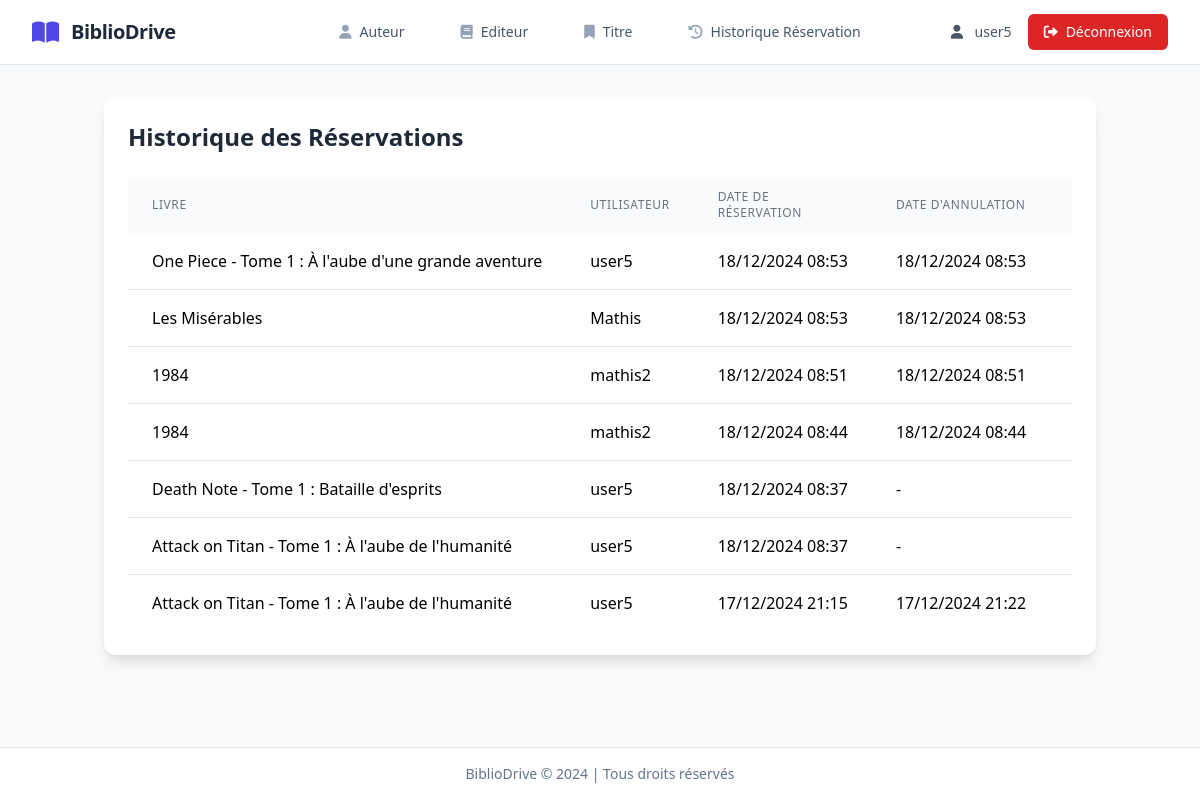
Page /book/historique/ (signed in) on the earlier database version.
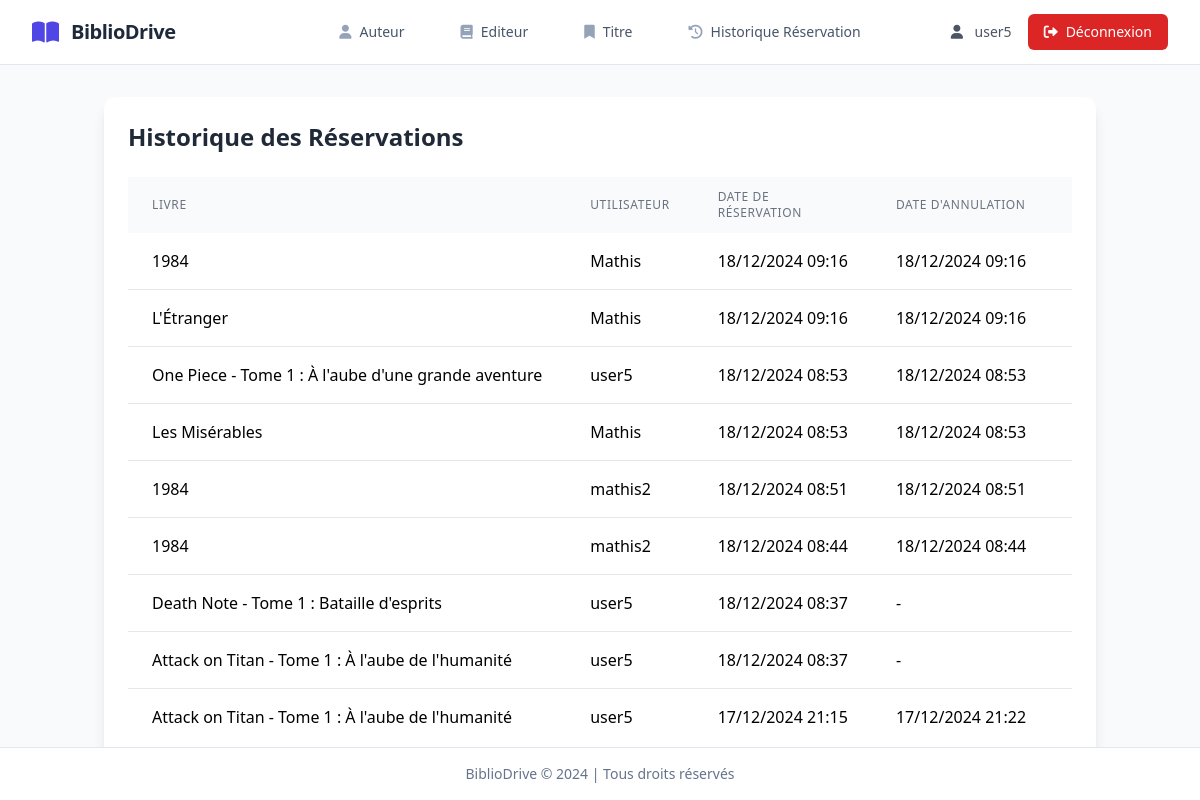
Same page on the later database version.
### backoffice/models.py (models this page shows, shortened)
class ReservationHistory(models.Model):
    book = models.ForeignKey(Title, on_delete=models.CASCADE)
    user = models.ForeignKey(User, on_delete=models.CASCADE)
    reserved_at = models.DateTimeField(auto_now_add=True)
    cancelled_at = models.DateTimeField(null=True, blank=True)
    status = models.CharField(max_length=20, choices=[
        ('ACTIVE', 'Active'),
        ('CANCELLED', 'Annulée'),
        ('ADMIN_CANCELLED', 'Annulée par admin')  # Nouveau statut
    ])
    class Meta:
        ordering = ['-reserved_at']

class Title(models.Model):
    title = models.CharField(max_length=255)
    year_published = models.SmallIntegerField()
    isbn = models.CharField(max_length=20, primary_key=True)
    pubid = models.ForeignKey(Publisher, on_delete=models.CASCADE)
    reserve_by = models.ForeignKey(User, on_delete=models.CASCADE, null=True, blank=True)
    description = models.CharField(max_length=50)
    notes = models.CharField(max_length=50)
    subject = models.CharField(max_length=50)
    comments = models.TextField()
    image = models.ImageField(upload_to='images/', null=True, blank=True)
    GENRE_CHOICES = [
        ('ROMAN', 'Roman'),
        ('SCIENCE', 'Science'),
        ('HISTOIRE', 'Histoire'),
        ('POLICIER', 'Policier'),
        ('FANTASY', 'Fantasy'),
        ('BIOGRAPHIE', 'Biographie'),
        ('AUTRE', 'Autre'),
    ]
    genre = models.CharField(max_length=20, choices=GENRE_CHOICES, default='AUTRE')

### backoffice/views.py (the view)
# urls.py: path('book/historique/', views.book_historique, name="book-historique"),
@login_required
def book_historique(request):
    reservations = ReservationHistory.objects.all()
    context = {
        'reservations': reservations,
        'active_nav': 'historique'
    }
    if request.user.is_superuser:
        context.update({
            'available_books': Title.objects.all(),
            'users': User.objects.all()
        })
    return render(request, 'book/book_historique.html', context)

### backoffice/templates/book/book_historique.html (shortened to what this page needs)
{% extends 'base.html' %}
{% block content %}
<div class="container mx-auto px-4 py-8">
  <div class="bg-white rounded-xl shadow-lg p-6">
    <h1 class="text-2xl font-bold mb-6 text-gray-800">Historique des Réservations</h1>
    <div class="overflow-x-auto">
      <table class="min-w-full table-auto">
        <thead class="bg-gray-50">
          <tr>
            <th class="px-6 py-3 text-left text-xs font-medium text-gray-500 uppercase tracking-wider">Livre</th>
            <th class="px-6 py-3 text-left text-xs font-medium text-gray-500 uppercase tracking-wider">Utilisateur</th>
            <th class="px-6 py-3 text-left text-xs font-medium text-gray-500 uppercase tracking-wider">Date de
              réservation</th>
            <th class="px-6 py-3 text-left text-xs font-medium text-gray-500 uppercase tracking-wider">Date d'annulation
            </th>
            <th class="px-6 py-3 text-left text-xs font-medium text-gray-500 uppercase tracking-wider">Statut</th>
          </tr>
        </thead>
        <tbody class="bg-white divide-y divide-gray-200">
          {% for reservation in reservations %}
          <tr class="hover:bg-gray-50">
            <td class="px-6 py-4 whitespace-nowrap">{{ reservation.book.title }}</td>
            <td class="px-6 py-4 whitespace-nowrap">{{ reservation.user.username }}</td>
            <td class="px-6 py-4 whitespace-nowrap">{{ reservation.reserved_at|date:"d/m/Y H:i" }}</td>
            <td class="px-6 py-4 whitespace-nowrap">
              {% if reservation.cancelled_at %}
              {{ reservation.cancelled_at|date:"d/m/Y H:i" }}
              {% else %}
              -
              {% endif %}
            </td>
            <td class="px-6 py-4 whitespace-nowrap">
            </td>
          </tr>
          {% endfor %}
        </tbody>
      </table>
    </div>
  </div>
</div>
{% endblock %}

Differences in the rows shown:
added ReservationHistory: book "1984", user.username "Mathis", reserved_at "18/12/2024 09:16", cancelled_at "18/12/2024 09:16"
added ReservationHistory: book "L'Étranger", user.username "Mathis", reserved_at "18/12/2024 09:16", cancelled_at "18/12/2024 09:16"
